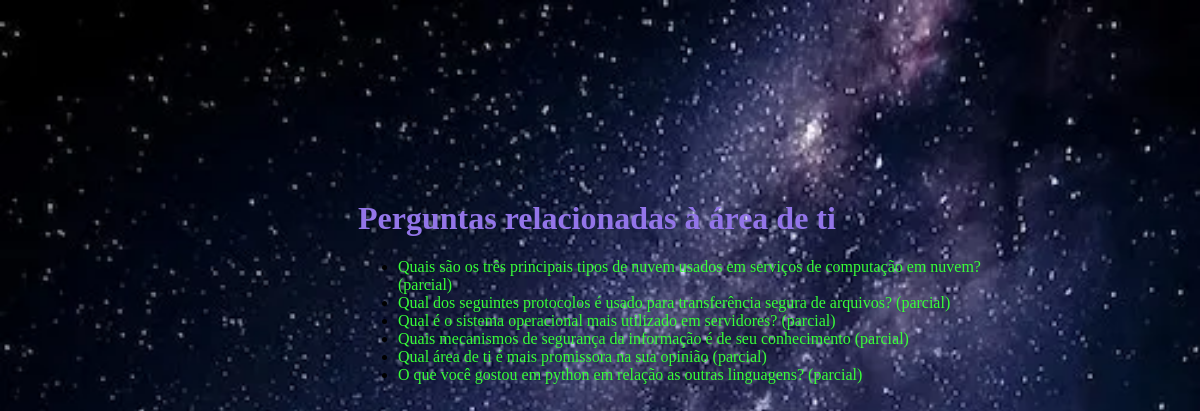
/myApp/perguntas/, run on the app's committed database.
### myApp/models.py (models this page shows, shortened)
class Pergunta(models.Model):
    texto = models.CharField(max_length = 150)
    data_pub = models.DateTimeField('Data de publicação')
    ativo = models.BooleanField(default = True)

### myApp/views.py (the view)
# urls.py: path('perguntas/', views.principal, name = 'principal'),
def principal(request):
    output = Pergunta.objects.order_by('-data_pub')
    return render(request,'myApp/index.html',{'output':output})

### myApp/templates/myApp/index.html (shortened to what this page needs)
{% load static %}
<html>
<head>
    <link rel="stylesheet" type="text/css" href="{% static 'myApp/sp.css' %}"/>
</head>
<body>
    {% if output %}
    <div class="min">
     <h1>Perguntas relacionadas à área de ti</h1>
        <ul>
            {% for lista in output %}
            <li>
              <a href="{% url 'myApp:secundario' lista.id %}">{{lista.texto}}</a>   <a href="{% url 'myApp:results' lista.id %}">(parcial)</a>
            </li>
            {% endfor %}
        </ul>
    </div>
    {% endif %}
</body>
</html>

### static/myApp/sp.css (style rules this page uses)
body { width: 1000px; background-image: url('./img/foto-vertical-de-um-lindo-ceu-estrelado_181624-25916.png'); background-repeat: no-repeat; background-size: cover; }
h1 { color:#9375e9; }
.min { margin-top: 20%; margin-left: 35%; align-items:center; }
li a { color: #38ff38; text-decoration: none; }

### data on the page
Pergunta: texto "Quais são os três principais tipos de nuvem usados em serviços de computação em nuvem?"
Pergunta: texto "Qual dos seguintes protocolos é usado para transferência segura de arquivos?"
Pergunta: texto "Qual é o sistema operacional mais utilizado em servidores?"
Pergunta: texto "Quais mecanismos de segurança da informação é de seu conhecimento"
Pergunta: texto "Qual área de ti é mais promissora na sua opinião"
Pergunta: texto "O que você gostou em python em relação as outras linguagens?"
